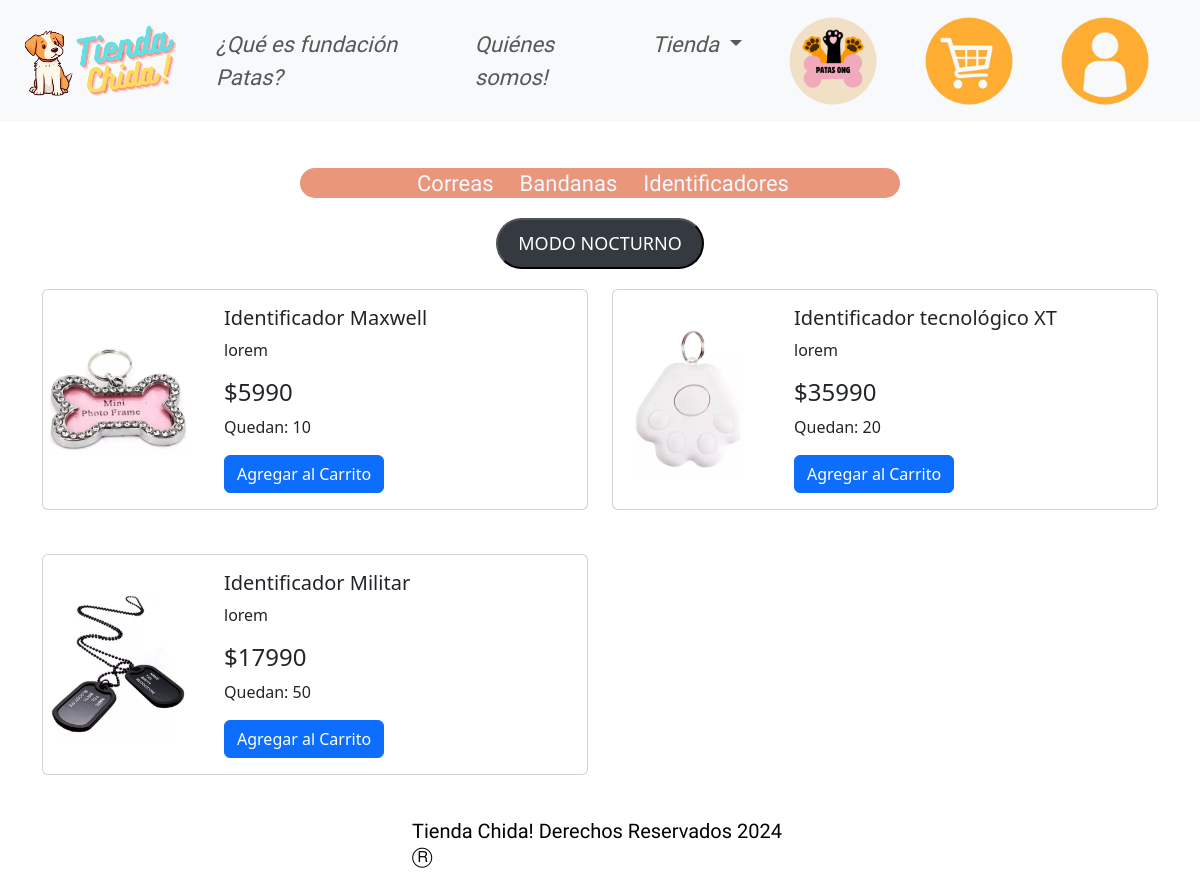
The page /tienda/gatos_identificadores/ on the database its author committed.
### tienda/models.py (models this page shows, shortened)
class Producto(models.Model):
    id = models.AutoField(primary_key=True)
    nombre = models.CharField(max_length=100)
    descripcion = models.TextField()
    precio = models.DecimalField(max_digits=10, decimal_places=0)
    imagen = models.ImageField(upload_to='productos/')
    categoria = models.ForeignKey(Categoria, on_delete=models.CASCADE)
    cantidad = models.PositiveIntegerField(default=0)  # Campo añadido

### tienda/views.py (the view, shortened to what this page needs)
# urls.py: path('gatos_identificadores/', views.gatos_identificadores, name='gatos_identificadores'),
def gatos_identificadores(request):
    productos_identificadores_gatos = Producto.objects.filter(categoria__nombre='Identificacion gato')
    user_info = None
    context = {'productos_identificadores_gatos': productos_identificadores_gatos, 'user_info': user_info}
    return render(request, 'tienda/gatos_identificadores.html', context)

### tienda/templates/tienda/gatos_identificadores.html (shortened to what this page needs)
{% load static %}
<!DOCTYPE html>
<html lang="en">
<head>
    <link href="https://cdn.jsdelivr.net/npm/bootstrap@5.3.3/dist/css/bootstrap.min.css" rel="stylesheet">
    <link href="{% static 'tienda/css/style_tienda.css' %}" rel="stylesheet">
    <link href="{% static 'tienda/css/style.css' %}" rel="stylesheet">
</head>
<body>
    <header>
        <nav class="navbar navbar-expand-lg bg-body-tertiary fixed-top">
            <div class="container-fluid asap-condensed-medium-italic">
              <a class="navbar-brand" href="{% url 'index' %}"><img src="{% static 'tienda/imagenestiendachida/Foto_del_logo-removebg-preview.png' %}" width="180px"></a>
              <div class="collapse navbar-collapse" id="navbarNav">
                <ul class="navbar-nav">
                  <li class="nav-item">
                    <a class="nav-link" aria-current="page" href="{% url 'index' %}#destino2">¿Qué es fundación Patas?</a>
                  </li>
                  <li class="nav-item">
                    <a class="nav-link" href="{% url 'index' %}#destino">Quiénes somos!</a>
                  </li>
                  <li class="nav-item dropdown">
                    <a class="nav-link dropdown-toggle" href="#" role="button" data-bs-toggle="dropdown" aria-expanded="false">
                      Tienda
                    </a>
                  </li>
                </ul>
                <ul class="navbar-nav">
                    <li class="nav-item">
                        <a class="nav-link" href="{% url 'fundacionpatas' %}" target="_blank"><img src="{% static 'tienda/imagenestiendachida/logo patas png.png' %}" width="90px"></a>
                      </li>
                </ul>
                <ul class="navbar-nav ms-auto">
                    <li class="nav-item">
                        <a class="nav-link" href="#" data-bs-toggle="offcanvas" data-bs-target="#staticBackdrop"><img src="{% static 'tienda/imagenestiendachida/3-removebg-preview.png' %}" width="90px"></a>
                    </li>
                    <li class="nav-item">
                        <a class="nav-link" href="#" data-bs-toggle="offcanvas" data-bs-target="#offcanvasRight"><img src="{% static 'tienda/imagenestiendachida/4-removebg-preview.png' %}" width="90px"></a>
                    </li>
                </ul>
              </div>
            </div>
          </nav>
    </header>
    <br><br><br><br><br><br><br>
    <nav class="navbar navbar-expand-lg bg-orange rounded-custom navbar-container" id="navbar1">
        <div class="container-fluid">
          <div class="collapse navbar-collapse" id="navbarNav">
            <ul class="navbar-nav ms-auto me-4 mb-2 mb-lg-0 navbar_centrar lilita-one-regular">
              <li class="nav-item">
                <a class="nav-link" aria-current="page" href="{% url 'gatos' %}">Correas</a>
              </li>
              <li class="nav-item">
                <a class="nav-link" href="{% url 'gatos_bandanas' %}">Bandanas</a>
              </li>
              <li class="nav-item">
                <a class="nav-link" href="{% url 'gatos_identificadores' %}">Identificadores</a>
              </li>
            </ul>
          </div>
        </div>
      </nav>
            <button onclick="modoNocturno()" class="botonnoche zoom">MODO NOCTURNO</button>
    <div class="container margen_cards">
      <div class="row">
          {% for producto in productos_identificadores_gatos %}
          <div class="col-md-6 mb-4">
              <div class="card d-flex flex-row align-items-center">
                  <div class="img-container">
                      <img src="{{ producto.imagen.url }}" class="img zoom" alt="{{ producto.nombre }}">
                  </div>
                  <div class="card-body">
                      <h5 class="card-title">{{ producto.nombre }}</h5>
                      <p class="card-text">{{ producto.descripcion }}</p>
                      <h4>${{ producto.precio }}</h4>
                      <p>Quedan: <span class="cantidad-producto" data-id="{{ producto.id }}">{{ producto.cantidad }}</span></p>
                      <a href="#" class="btn btn-primary zoom agregar-carrito {% if producto.cantidad == 0 %}disabled{% endif %}" data-id="{{ producto.id }}" data-name="{{ producto.nombre }}" data-price="{{ producto.precio }}" data-image="{{ producto.imagen.url }}">Agregar al Carrito</a>
                  </div>
              </div>
          </div>
          {% endfor %}
      </div>
  </div>
    <footer>
      <div class="container-fluid">
        <div class="row justify-content-center colorh2">
        <h5 class="col-4 centrar colorh2"> Tienda Chida! Derechos Reservados 2024 Ⓡ</h5>
        </div>
    </div>
    </footer>
    <br><br>
</body>
</html>

### tienda/static/tienda/css/style_tienda.css (style rules this page uses)
#navbar1 .navbar-nav .nav-link { color:aliceblue!important; }
#navbar1 .navbar-nav { margin: auto !important; display: flex !important; justify-content: center !important; }
#navbar1 .navbar-nav .nav-item { margin-right: 10px !important; }
.bg-orange { background-color:darksalmon; }
.navbar-container { max-width: 600px; margin: 0 auto; max-height: 30px; margin-bottom: 20px; }
.navbar_centrar { margin: 40px !important; }
.lilita-one-regular { font-family: "Lilita One", sans-serif; font-weight: 400; font-style: normal; font-size: 22px; }
.rounded-custom { border-radius: 25px !important; }
.asap-condensed-medium-italic { font-family: "Asap Condensed", sans-serif; font-weight: 500; font-style: italic; font-size: 22px; }
.margen_cards { margin-right: 30px !important; margin-left: 30px !important; }
.botonnoche { display: block; margin: 20px auto; padding: 10px 20px; border-radius: 30px; background-color: #343a40; color: #fff; font-size: 18px; text-align: center; transition: background-color 0.3s; }
.img-container { width: 150px; height: 150px; overflow: hidden; display: flex; justify-content: center; align-items: center; margin-right: 15px; }
.img-container img { max-width: 100%; max-height: 100%; }
.card { margin-bottom: 20px; }

### tienda/static/tienda/css/style.css (style rules this page uses)
.navbar-nav .nav-item { margin-right: 30px !important; }
.nav-item { color: black !important; }
.asap-condensed-medium-italic { font-family: "Asap Condensed", sans-serif; font-weight: 500; font-style: italic; font-size: 22px; }
.colorh2 { font-family: "Asap Condensed"; color: black; }
.botonnoche { display: block; margin: 20px auto; padding: 10px 20px; border-radius: 30px; background-color: #343a40; color: #fff; font-size: 18px; text-align: center; transition: background-color 0.3s; }
.zoom { transition: transform 0.3s ease; }
.img-container { width: 150px; height: 150px; overflow: hidden; display: flex; justify-content: center; align-items: center; margin-right: 15px; }
.img-container img { max-width: 100%; max-height: 100%; }
.card { margin-bottom: 20px; }

### rows shown on the page
Producto: imagen (picture), nombre "Identificador Maxwell", descripcion "lorem", precio "5990", cantidad "10"
Producto: imagen (picture), nombre "Identificador tecnológico XT", descripcion "lorem", precio "35990", cantidad "20"
Producto: imagen (picture), nombre "Identificador Militar", descripcion "lorem", precio "17990", cantidad "50"
